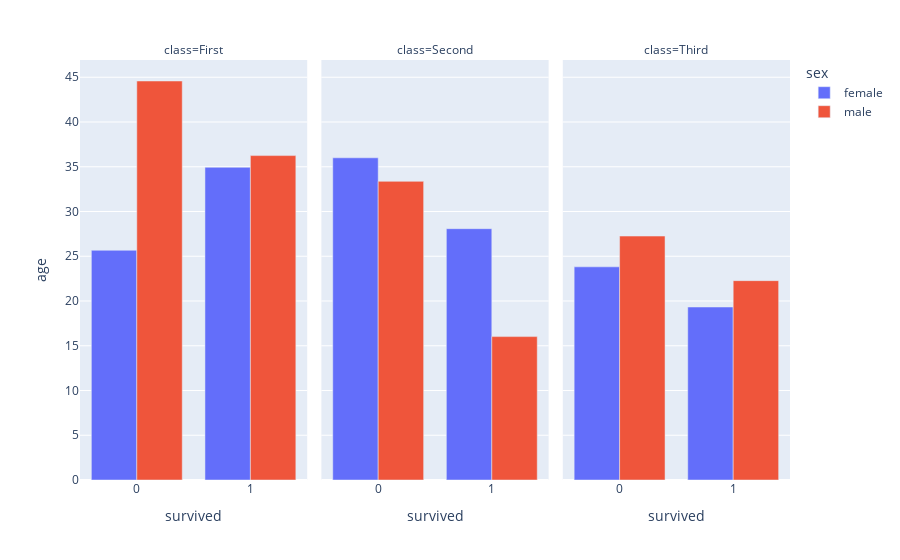

Source (notebook cell):
### Markdown cell above
#### Plot

### Code cell
px.bar (data_frame=dff3,x='survived',y='age', barmode='group', color = 'sex', facet_col='class' )

### Figure 1 — Plotly figure (JSON) as saved in the notebook; plotly's stock layout.template omitted (floating-point values rounded to 4 significant figures)
{"data": [{"alignmentgroup": "True", "hovertemplate": "sex=female<br>class=First<br>survived=%{x}<br>age=%{y}<extra></extra>", "legendgroup": "female", "marker": {"color": "#636efa", "pattern": {"shape": ""}}, "name": "female", "offsetgroup": "female", "orientation": "v", "showlegend": true, "textposition": "auto", "type": "bar", "x": [0, 1], "xaxis": "x", "y": [25.67, 34.94], "yaxis": "y"}, {"alignmentgroup": "True", "hovertemplate": "sex=female<br>class=Second<br>survived=%{x}<br>age=%{y}<extra></extra>", "legendgroup": "female", "marker": {"color": "#636efa", "pattern": {"shape": ""}}, "name": "female", "offsetgroup": "female", "orientation": "v", "showlegend": false, "textposition": "auto", "type": "bar", "x": [0, 1], "xaxis": "x2", "y": [36, 28.08], "yaxis": "y2"}, {"alignmentgroup": "True", "hovertemplate": "sex=female<br>class=Third<br>survived=%{x}<br>age=%{y}<extra></extra>", "legendgroup": "female", "marker": {"color": "#636efa", "pattern": {"shape": ""}}, "name": "female", "offsetgroup": "female", "orientation": "v", "showlegend": false, "textposition": "auto", "type": "bar", "x": [0, 1], "xaxis": "x3", "y": [23.82, 19.33], "yaxis": "y3"}, {"alignmentgroup": "True", "hovertemplate": "sex=male<br>class=First<br>survived=%{x}<br>age=%{y}<extra></extra>", "legendgroup": "male", "marker": {"color": "#EF553B", "pattern": {"shape": ""}}, "name": "male", "offsetgroup": "male", "orientation": "v", "showlegend": true, "textposition": "auto", "type": "bar", "x": [0, 1], "xaxis": "x", "y": [44.58, 36.25], "yaxis": "y"}, {"alignmentgroup": "True", "hovertemplate": "sex=male<br>class=Second<br>survived=%{x}<br>age=%{y}<extra></extra>", "legendgroup": "male", "marker": {"color": "#EF553B", "pattern": {"shape": ""}}, "name": "male", "offsetgroup": "male", "orientation": "v", "showlegend": false, "textposition": "auto", "type": "bar", "x": [0, 1], "xaxis": "x2", "y": [33.37, 16.02], "yaxis": "y2"}, {"alignmentgroup": "True", "hovertemplate": "sex=male<br>class=Third<br>survived=%{x}<br>age=%{y}<extra></extra>", "legendgroup": "male", "marker": {"color": "#EF553B", "pattern": {"shape": ""}}, "name": "male", "offsetgroup": "male", "orientation": "v", "showlegend": false, "textposition": "auto", "type": "bar", "x": [0, 1], "xaxis": "x3", "y": [27.26, 22.27], "yaxis": "y3"}], "layout": {"annotations": [{"font": {}, "showarrow": false, "text": "class=First", "x": 0.16, "xanchor": "center", "xref": "paper", "y": 1, "yanchor": "bottom", "yref": "paper"}, {"font": {}, "showarrow": false, "text": "class=Second", "x": 0.5, "xanchor": "center", "xref": "paper", "y": 1, "yanchor": "bottom", "yref": "paper"}, {"font": {}, "showarrow": false, "text": "class=Third", "x": 0.84, "xanchor": "center", "xref": "paper", "y": 1, "yanchor": "bottom", "yref": "paper"}], "autosize": true, "barmode": "group", "legend": {"title": {"text": "sex"}, "tracegroupgap": 0}, "margin": {"t": 60}, "xaxis": {"anchor": "y", "autorange": true, "domain": [0, 0.32], "range": [-0.5, 1.5], "title": {"text": "survived"}, "type": "linear"}, "xaxis2": {"anchor": "y2", "autorange": true, "domain": [0.34, 0.66], "matches": "x", "range": [-0.5, 1.5], "title": {"text": "survived"}, "type": "linear"}, "xaxis3": {"anchor": "y3", "autorange": true, "domain": [0.68, 1.0], "matches": "x", "range": [-0.5, 1.5], "title": {"text": "survived"}, "type": "linear"}, "yaxis": {"anchor": "x", "autorange": true, "domain": [0, 1], "range": [0, 46.93], "title": {"text": "age"}, "type": "linear"}, "yaxis2": {"anchor": "x2", "autorange": true, "domain": [0, 1], "matches": "y", "range": [0, 46.93], "showticklabels": false, "type": "linear"}, "yaxis3": {"anchor": "x3", "autorange": true, "domain": [0, 1], "matches": "y", "range": [0, 46.93], "showticklabels": false, "type": "linear"}}}
